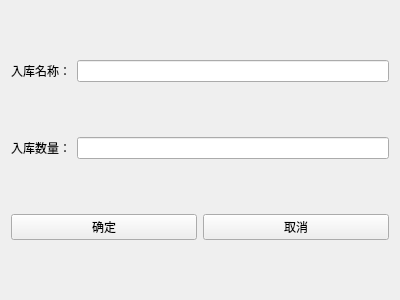
<?xml version="1.0" encoding="UTF-8"?>
<ui version="4.0">
 <class>cangku_in</class>
 <widget class="QWidget" name="cangku_in">
  <property name="geometry">
   <rect>
    <x>0</x>
    <y>0</y>
    <width>400</width>
    <height>300</height>
   </rect>
  </property>
  <property name="windowTitle">
   <string>Form</string>
  </property>
  <layout class="QVBoxLayout" name="verticalLayout">
   <item>
    <layout class="QHBoxLayout" name="horizontalLayout_3">
     <item>
      <widget class="QLabel" name="label">
       <property name="text">
        <string>入库名称：</string>
       </property>
      </widget>
     </item>
     <item>
      <widget class="QLineEdit" name="lineEdit_name"/>
     </item>
    </layout>
   </item>
   <item>
    <layout class="QHBoxLayout" name="horizontalLayout_2">
     <item>
      <widget class="QLabel" name="label_2">
       <property name="text">
        <string>入库数量：</string>
       </property>
      </widget>
     </item>
     <item>
      <widget class="QLineEdit" name="lineEdit_shuliang"/>
     </item>
    </layout>
   </item>
   <item>
    <layout class="QHBoxLayout" name="horizontalLayout">
     <item>
      <widget class="QPushButton" name="pushButton">
       <property name="text">
        <string>确定</string>
       </property>
      </widget>
     </item>
     <item>
      <widget class="QPushButton" name="pushButton_2">
       <property name="text">
        <string>取消</string>
       </property>
      </widget>
     </item>
    </layout>
   </item>
  </layout>
 </widget>
 <resources/>
 <connections/>
</ui>
